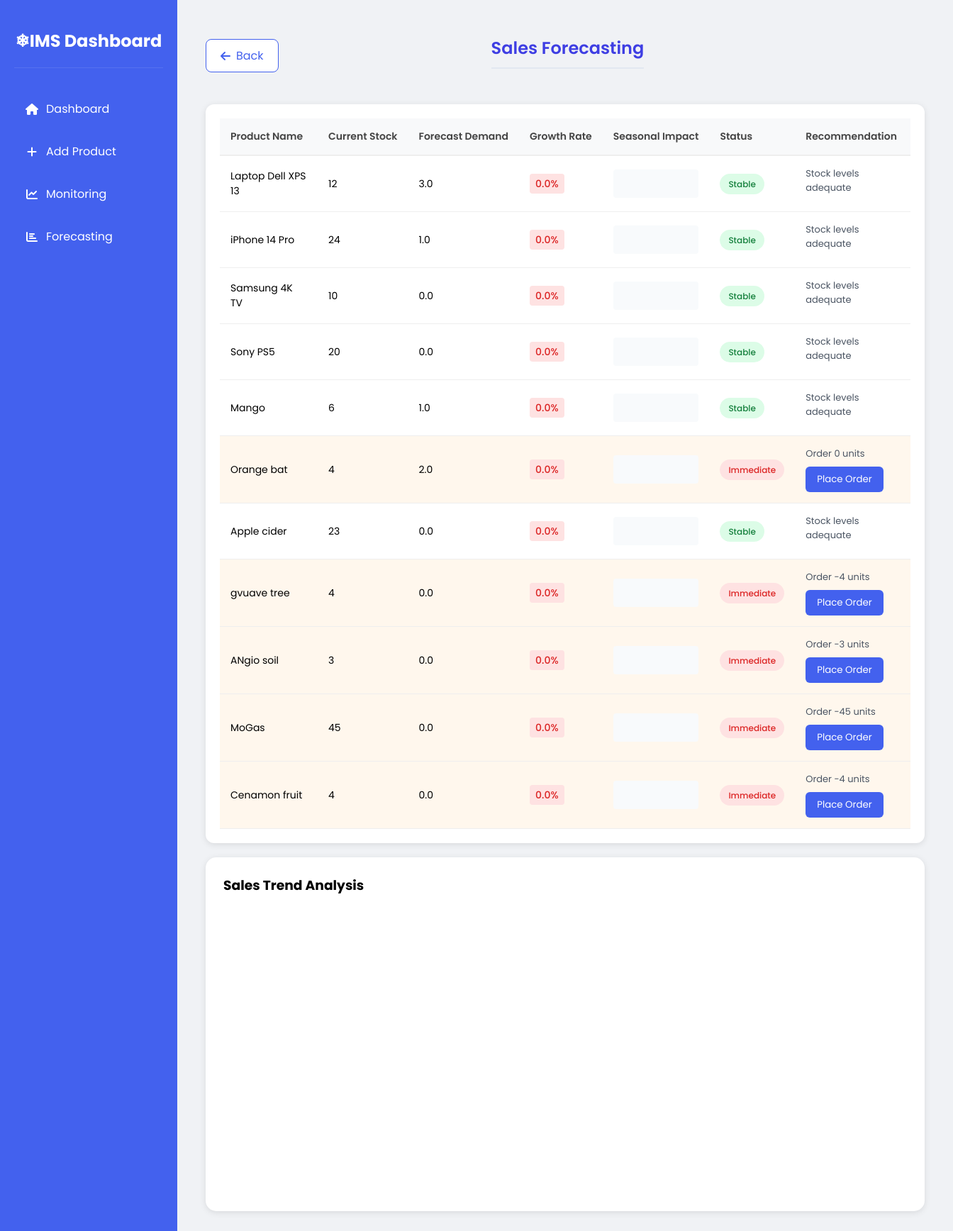
/forecasting (signed in), run on the app's committed database.
### app/models/product.py (models this page shows, shortened)
class Product(db.Model):
    id = db.Column(db.Integer, primary_key=True)
    name = db.Column(db.String(100), nullable=False)
    description = db.Column(db.String(500))
    current_stock = db.Column(db.Integer, default=0)
    minimum_stock = db.Column(db.Integer, default=10)
    unit_price = db.Column(db.Float, nullable=False)
    created_at = db.Column(db.DateTime, default=datetime.utcnow)

### app/routes/main.py (the view)
@bp.route('/forecasting')
@login_required
def forecasting():
    products = Product.query.all()
    current_date = datetime.now()
    for product in products:
        historical_sales = db.session.query(
            func.sum(Sale.quantity).label("total_quantity"),
            func.strftime('%Y-%m', Sale.sale_date).label('month')
        ).filter(
            Sale.product_id == product.id,
            Sale.sale_date >= (current_date - timedelta(days=365))
        ).group_by('month').all()
        historical_trend = [{'month': row.month, 'quantity': float(row.total_quantity or 0)} for row in historical_sales]
        seasonal_data = db.session.query(
            func.sum(Sale.quantity).label("total_quantity"),
            func.strftime('%m', Sale.sale_date).label('month')
        ).filter(
            Sale.product_id == product.id
        ).group_by('month').all()
        seasonal_pattern = [{'month': row.month, 'quantity': float(row.total_quantity or 0)} for row in seasonal_data]
        if historical_trend:
            sales_values = [row['quantity'] for row in historical_trend]
            if sales_values and sales_values[0] != 0:
                growth_rate = (sales_values[-1] - sales_values[0]) / sales_values[0]
            else:
                growth_rate = 0
        else:
            growth_rate = 0
        avg_monthly_sales = np.mean([row['quantity'] for row in historical_trend]) if historical_trend else 0
        seasonal_factor = 1.2 if current_date.month in [11, 12] else 1.0  # Holiday season adjustment
        forecast_demand = avg_monthly_sales * (1 + growth_rate) * seasonal_factor
        product.forecast_data = {
            'historical_trend': historical_trend,
            'seasonal_pattern': seasonal_pattern,
            'growth_rate': round(growth_rate * 100, 2),  # Convert to percentage
            'forecast_demand': round(forecast_demand, 2),
            'recommendation': get_recommendation(product, forecast_demand)
        }
    return render_template('forecasting.html', products=products)

### app/routes/main.py (called while the page is built)
def login_required(f):
    @wraps(f)
    def decorated_function(*args, **kwargs):
        if 'user_id' not in session:
            return redirect(url_for('main.login'))
        return f(*args, **kwargs)
    return decorated_function

def get_recommendation(product, forecast_demand):
    if product.current_stock < product.minimum_stock:
        urgency = "Immediate"
        action = f"Order {round(forecast_demand * 2 - product.current_stock)} units"
    elif product.current_stock < forecast_demand:
        urgency = "Soon"
        action = f"Consider ordering {round(forecast_demand - product.current_stock)} units"
    else:
        urgency = "Stable"
        action = "Stock levels adequate"
    return {
        'urgency': urgency,
        'action': action
    }

### app/templates/forecasting.html (shortened to what this page needs)
<!DOCTYPE html>
<html>
  <head>
    <link
      href="https://cdnjs.cloudflare.com/ajax/libs/font-awesome/6.0.0/css/all.min.css"
      rel="stylesheet"
    />
  </head>
  <body>
    <div class="sidebar">
      <div class="sidebar-header">
        <h2>❄IMS Dashboard</h2>
      </div>
      <div class="nav-menu">
        <a href="{{ url_for('main.dashboard') }}">
          <div class="nav-item"><i class="fas fa-home"></i> Dashboard</div>
        </a>
        <a href="{{ url_for('main.add_product') }}">
          <div class="nav-item"><i class="fas fa-plus"></i> Add Product</div>
        </a>
        <a href="{{ url_for('main.monitoring') }}">
          <div class="nav-item">
            <i class="fas fa-chart-line"></i> Monitoring
          </div>
        </a>
        <a href="{{ url_for('main.forecasting') }}">
          <div class="nav-item">
            <i class="fas fa-chart-bar"></i> Forecasting
          </div>
        </a>
      </div>
    </div>
    <div class="main-content">
      <div class="header-section">
        <a href="{{ url_for('main.dashboard') }}" class="return-btn">
          <i class="fas fa-arrow-left"></i> Back
        </a>
        <h2
          style="
            color: #3e3ee3;
            font-size: 24px;
            font-weight: 600;
            margin-bottom: 20px;
            margin-left: 280px;
            padding: 10px 0;
            border-bottom: 2px solid #e2e8f0;
          "
        >
          Sales Forecasting
        </h2>
      </div>
      <div class="table-container">
        <table class="forecast-table">
          <thead>
            <tr>
              <th>Product Name</th>
              <th>Current Stock</th>
              <th>Forecast Demand</th>
              <th>Growth Rate</th>
              <th>Seasonal Impact</th>
              <th>Status</th>
              <th>Recommendation</th>
            </tr>
          </thead>
          <tbody>
            {% for product in products %}
            <tr
              class="{% if product.current_stock <= product.minimum_stock %}warning{% endif %}"
            >
              <td>{{ product.name }}</td>
              <td>{{ product.current_stock }}</td>
              <td>{{ product.forecast_data.forecast_demand }}</td>
              <td>
                <span
                  class="growth-indicator {% if product.forecast_data.growth_rate > 0 %}positive{% else %}negative{% endif %}"
                >
                  {{ "%.1f"|format(product.forecast_data.growth_rate) }}%
                </span>
              </td>
              <td>
                <div
                  class="seasonal-chart"
                  data-seasonal="{{ product.forecast_data.seasonal_pattern|tojson }}"
                ></div>
              </td>
              <td>
                <span
                  class="status-badge status-{{ product.forecast_data.recommendation.urgency|lower }}"
                >
                  {{ product.forecast_data.recommendation.urgency }}
                </span>
              </td>
              <td>
                <div class="recommendation-text">
                  {{ product.forecast_data.recommendation.action }}
                </div>
                {% if product.forecast_data.recommendation.urgency != 'Stable'
                %}
                <form
                  action="{{ url_for('main.add_stock', product_id=product.id) }}"
                  method="GET"
                >
                  <button type="submit" class="action-btn">Place Order</button>
                </form>
                {% endif %}
              </td>
            </tr>
            {% endfor %}
          </tbody>
        </table>
      </div>
      <div class="forecast-chart">
        <h3>Sales Trend Analysis</h3>
        <div class="chart-container" id="forecast-trend"></div>
      </div>
    </div>
  </body>
</html>

### app/templates/forecasting.html (style rules this page uses)
* { margin: 0; padding: 0; box-sizing: border-box; font-family: "Poppins", sans-serif; }
:root { --primary-color: #4361ee; --secondary-color: #3f37c9; --accent-color: #4895ef; --light-bg: #f0f2f5; --success: #2ecc71; --warning: #f1c40f; --danger: #e74c3c; }
body { background-color: var(--light-bg); display: grid; grid-template-columns: 250px 1fr; min-height: 100vh; }
.sidebar { background: var(--primary-color); color: white; padding: 20px; }
.sidebar-header { padding: 20px 0; text-align: center; border-bottom: 1px solid rgba(255, 255, 255, 0.1); }
.nav-menu { margin-top: 30px; }
.nav-item { padding: 15px; margin: 5px 0; border-radius: 8px; transition: all 0.3s; display: flex; align-items: center; }
.nav-item i { margin-right: 10px; width: 20px; text-align: center; }
.main-content { padding: 40px; }
.header-section { display: flex; align-items: center; gap: 20px; margin-bottom: 30px; }
.return-btn { display: inline-flex; align-items: center; padding: 10px 20px; background: white; color: var(--primary-color); border-radius: 8px; text-decoration: none; transition: all 0.3s; border: 1px solid var(--primary-color); }
.return-btn i { margin-right: 8px; }
.forecast-chart { background: white; padding: 25px; border-radius: 15px; box-shadow: 0 2px 10px rgba(0, 0, 0, 0.1); margin-top: 20px; }
.chart-container { height: 400px; margin-top: 20px; }
a { text-decoration: none; color: inherit; }
.table-container { background: white; border-radius: 12px; padding: 20px; box-shadow: 0 2px 10px rgba(0, 0, 0, 0.1); margin: 20px 0; overflow-x: auto; }
.forecast-table { width: 100%; border-collapse: separate; border-spacing: 0; font-size: 14px; }
.forecast-table thead th { background: #f8f9fa; padding: 15px; text-align: left; font-weight: 600; color: #444; border-bottom: 2px solid #eee; white-space: nowrap; }
.forecast-table tbody tr { transition: all 0.3s; }
.forecast-table td { padding: 15px; border-bottom: 1px solid #eee; vertical-align: middle; }
.status-badge { padding: 6px 12px; border-radius: 20px; font-size: 12px; font-weight: 500; }
.action-btn { background: #4361ee; color: white; border: none; padding: 8px 16px; border-radius: 6px; cursor: pointer; transition: all 0.3s; }
tr.warning { background: #fff7ed; }
.growth-indicator { padding: 4px 8px; border-radius: 4px; font-weight: 500; }
.growth-indicator.negative { background: #fee2e2; color: #dc2626; }
.seasonal-chart { height: 40px; width: 120px; background: #f8fafc; border-radius: 4px; }
.status-immediate { background: #fee2e2; color: #dc2626; }
.status-stable { background: #dcfce7; color: #15803d; }
.recommendation-text { margin-bottom: 8px; font-size: 13px; color: #4b5563; }

### data on the page
Product: name "Laptop Dell XPS 13", current_stock "12", forecast_data.forecast_demand "3.0", forecast_data.growth_rate "0.0", forecast_data.recommendation.urgency "Stable", forecast_data.recommendation.action "Stock levels adequate"
Product: name "iPhone 14 Pro", current_stock "24", forecast_data.forecast_demand "1.0", forecast_data.growth_rate "0.0", forecast_data.recommendation.urgency "Stable", forecast_data.recommendation.action "Stock levels adequate"
Product: name "Samsung 4K TV", current_stock "10", forecast_data.forecast_demand "0.0", forecast_data.growth_rate "0.0", forecast_data.recommendation.urgency "Stable", forecast_data.recommendation.action "Stock levels adequate"
Product: name "Sony PS5", current_stock "20", forecast_data.forecast_demand "0.0", forecast_data.growth_rate "0.0", forecast_data.recommendation.urgency "Stable", forecast_data.recommendation.action "Stock levels adequate"
Product: name "Mango", current_stock "6", forecast_data.forecast_demand "1.0", forecast_data.growth_rate "0.0", forecast_data.recommendation.urgency "Stable", forecast_data.recommendation.action "Stock levels adequate"
Product: name "Orange bat", current_stock "4", forecast_data.forecast_demand "2.0", forecast_data.growth_rate "0.0", forecast_data.recommendation.urgency "Immediate", forecast_data.recommendation.action "Order 0 units"
Product: name "Apple cider", current_stock "23", forecast_data.forecast_demand "0.0", forecast_data.growth_rate "0.0", forecast_data.recommendation.urgency "Stable", forecast_data.recommendation.action "Stock levels adequate"
Product: name "gvuave tree", current_stock "4", forecast_data.forecast_demand "0.0", forecast_data.growth_rate "0.0", forecast_data.recommendation.urgency "Immediate", forecast_data.recommendation.action "Order -4 units"
Product: name "ANgio soil", current_stock "3", forecast_data.forecast_demand "0.0", forecast_data.growth_rate "0.0", forecast_data.recommendation.urgency "Immediate", forecast_data.recommendation.action "Order -3 units"
Product: name "MoGas", current_stock "45", forecast_data.forecast_demand "0.0", forecast_data.growth_rate "0.0", forecast_data.recommendation.urgency "Immediate", forecast_data.recommendation.action "Order -45 units"
Product: name "Cenamon fruit", current_stock "4", forecast_data.forecast_demand "0.0", forecast_data.growth_rate "0.0", forecast_data.recommendation.urgency "Immediate", forecast_data.recommendation.action "Order -4 units"
